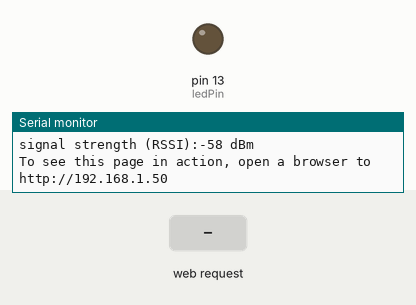
The sketch below on a simulated Arduino Uno WiFi Rev2. Parts: output pins drawn as LEDs (lit = HIGH), the last lines printed to the serial monitor. The test bench sets the inputs (shaded band). WiFi joins after 1.5 s; servers stay silent unless stated.

Above: at 15.2 s.
15.3 s: HTTP request GET /H received
At 16.1 s:
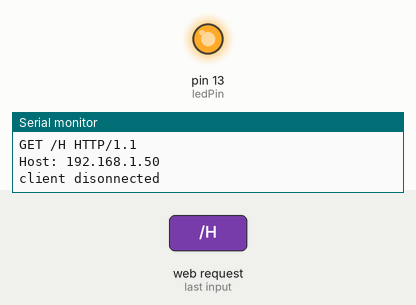
16.8 s: HTTP request GET /L received
At 17.2 s:
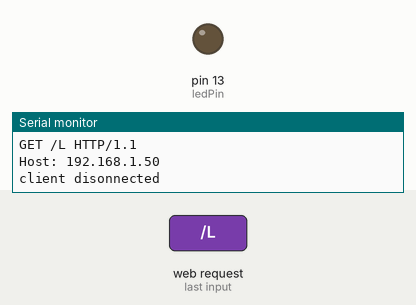
Timing chart, 0 to 19.8 s (numbered marks = the images above; inputs shaded):
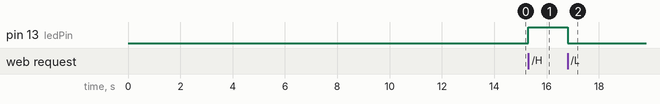

Measured:
- after the input at 15.3 s, pin 13 (ledPin): LOW → HIGH at once
- after the input at 16.8 s, pin 13 (ledPin): HIGH → LOW at once

The sketch:

SimpleWebServerWiFi.ino
```cpp
/*
  WiFi Web Server LED Blink

 A simple web server that lets you blink an LED via the web.
 This sketch will print the IP address of your WiFi module (once connected)
 to the Serial monitor. From there, you can open that address in a web browser
 to turn on and off the LED on pin 9.

 If the IP address of your board is yourAddress:
 http://yourAddress/H turns the LED on
 http://yourAddress/L turns it off

 This example is written for a network using WPA encryption. For
 WEP or WPA, change the Wifi.begin() call accordingly.

 Circuit:
 * Board with NINA module (Arduino MKR WiFi 1010, MKR VIDOR 4000 and UNO WiFi Rev.2)
 * LED attached to pin 9

 Original LED blink created 25 Nov 2012
 by Tom Igoe

 modified for the HAN Smart Industry AD by J.A. Korten
 April 1, 2020

 */
#include <SPI.h>
#include <WiFiNINA.h>

#include "arduino_secrets.h"
///////please enter your sensitive data in the Secret tab/arduino_secrets.h
char ssid[] = SECRET_SSID;        // your network SSID (name)
char pass[] = SECRET_PASS;    // your network password (use for WPA, or use as key for WEP)
int keyIndex = 0;                 // your network key Index number (needed only for WEP)
const int ledPin = 13;

int status = WL_IDLE_STATUS;
WiFiServer server(80); // server runs on port 80 (default for HTTP)

void setup() {
  initSerial();

  pinMode(ledPin, OUTPUT);      // set the LED pin mode

  checkWifiModule();            // check if Wifi module can be found
  checkFirmware();              // check if Firmware is up-to-date
  connectToWiFi();              // try to connect to your network (see: arduino_secrets.h)

  server.begin();               // start the web server on port 80
  printWifiStatus();            // you're connected now, so print out the status
}

void loop() {
  WiFiClient client = server.available();   // listen for incoming clients
  if (client) {                             // if you get a client,
    Serial.println("new client");           // print a message out the serial port
    String currentLine = "";                // make a String to hold incoming data from the client
    bool result = true;
    while (client.connected() && result) {            // loop while the client's connected
      if (client.available()) {             // if there's bytes to read from the client,
        result = serveSimpleWebsite(client, currentLine);
      }
    }
    // close the connection:
    client.stop();
    Serial.println("client disonnected");
  }
}
```

Website.ino
```cpp
bool serveSimpleWebsite(WiFiClient &client, String &currentLine) {
  char c = client.read();             // read a byte, then
  Serial.write(c);                    // print it out the serial monitor
  if (c == '\n') {                    // if the byte is a newline character

    // if the current line is blank, you got two newline characters in a row.
    // that's the end of the client HTTP request, so send a response:
    if (currentLine.length() == 0) {
      // HTTP headers always start with a response code (e.g. HTTP/1.1 200 OK)
      // and a content-type so the client knows what's coming, then a blank line:
      client.println("HTTP/1.1 200 OK");
      client.println("Content-type:text/html");
      client.println();

      // the content of the HTTP response follows the header:
      client.print("Look at that! A website on a tiny embedded device! <br> Way to go HAN Smart Industry students!<br><br><br>");

      client.print("Click <a href=\"/H\">here</a> turn the LED on pin 13 on<br>");
      client.print("Click <a href=\"/L\">here</a> turn the LED on pin 13 off<br>");

      // The HTTP response ends with another blank line:
      client.println();
      // break out of the while loop:
      return false;
    } else {    // if you got a newline, then clear currentLine:
      currentLine = "";
    }
  } else if (c != '\r') {  // if you got anything else but a carriage return character,
    currentLine += c;      // add it to the end of the currentLine
  }

  // Check to see if the client request was "GET /H" or "GET /L":
  if (currentLine.endsWith("GET /H")) {
    digitalWrite(ledPin, HIGH);               // GET /H turns the LED on
  }
  if (currentLine.endsWith("GET /L")) {
    digitalWrite(ledPin, LOW);                // GET /L turns the LED off
  }
  return true;
}
```

WiFiUtils.ino
```cpp
void initSerial() {
  Serial.begin(115200);          // initialize serial communication
  delay(2500);
  Serial.println("System is up and running... \nHold on, trying to initialize...");
}

void checkWifiModule() {

// check for the WiFi module:
  if (WiFi.status() == WL_NO_MODULE) {
    Serial.println("Communication with WiFi module failed!");
    // don't continue
    while (true);
  }
}

void checkFirmware() {

  String fv = WiFi.firmwareVersion();
  if (fv < "1.0.0") {
    Serial.println("Please upgrade the firmware");
  }

}

void connectToWiFi() {
  // attempt to connect to Wifi network:
  while (status != WL_CONNECTED) {
    Serial.print("Attempting to connect to Network named: ");
    Serial.println(ssid);                   // print the network name (SSID);

    // Connect to WPA/WPA2 network. Change this line if using open or WEP network:
    status = WiFi.begin(ssid, pass);
    // wait 10 seconds for connection:
    delay(10000);
  }

}

void printWifiStatus() {
  // print the SSID of the network you're attached to:
  Serial.print("SSID: ");
  Serial.println(WiFi.SSID());

  // print your board's IP address:
  IPAddress ip = WiFi.localIP();
  Serial.print("IP Address: ");
  Serial.println(ip);

  // print the received signal strength:
  long rssi = WiFi.RSSI();
  Serial.print("signal strength (RSSI):");
  Serial.print(rssi);
  Serial.println(" dBm");
  // print where to go in a browser:
  Serial.print("To see this page in action, open a browser to http://");
  Serial.println(ip);
}
```

arduino_secrets.h
```cpp
#define SECRET_SSID "RobotPatient" // change to your own network name (SSID)
#define SECRET_PASS "Toetje123!" // change to your own network password
```
